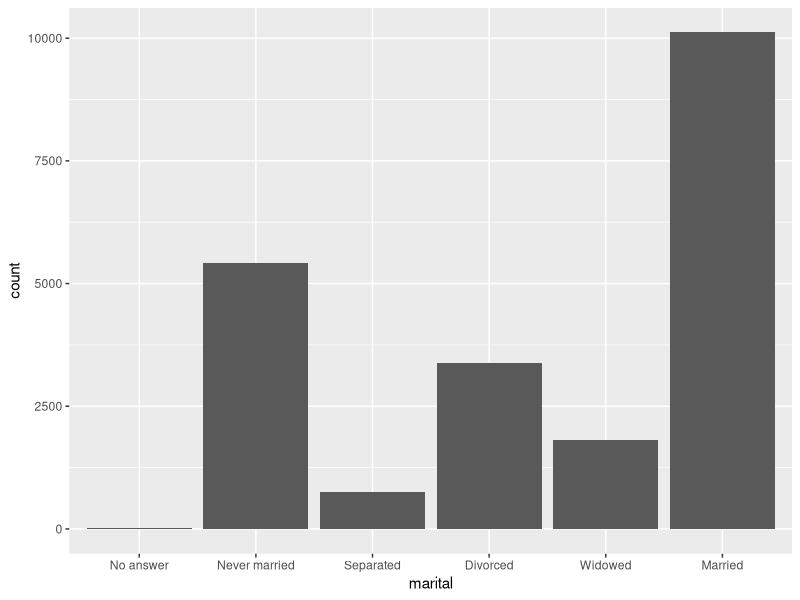
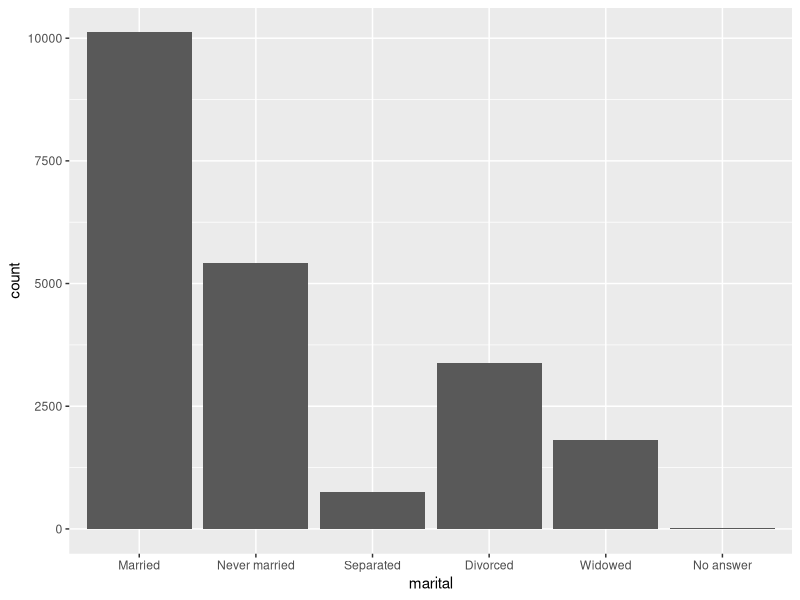
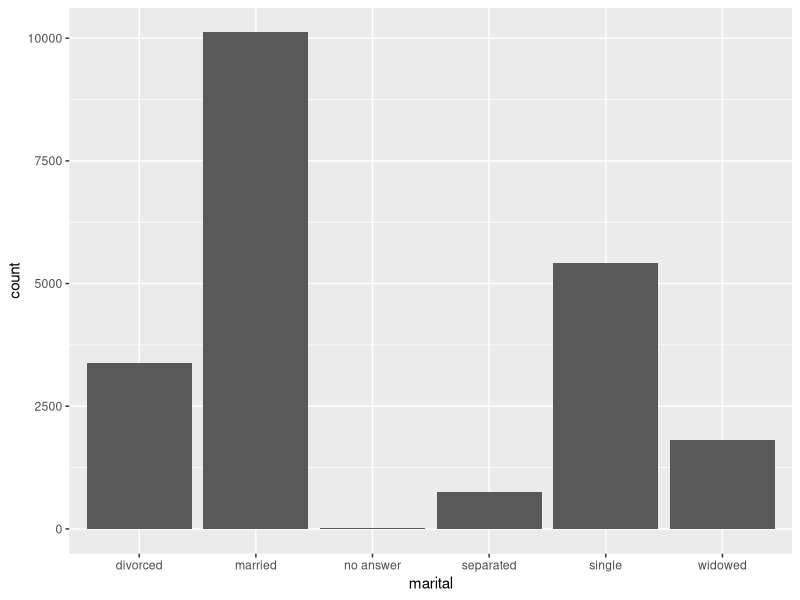
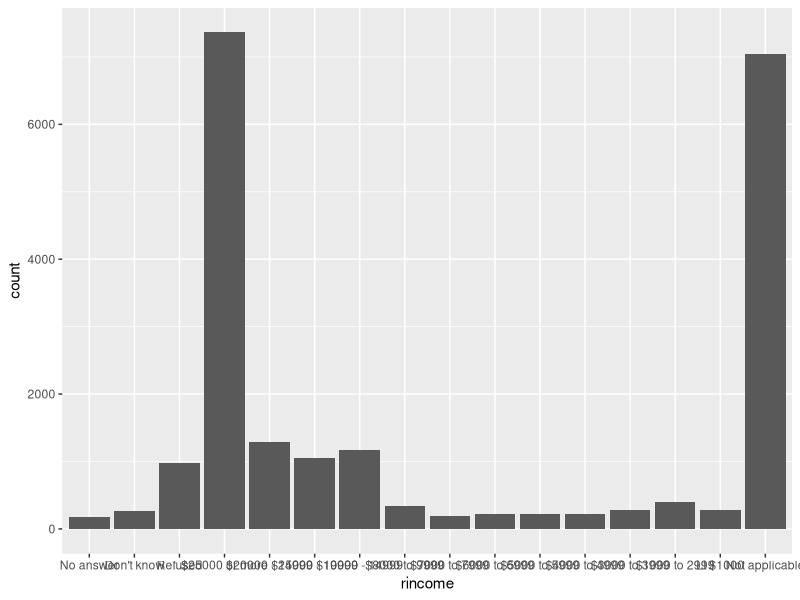
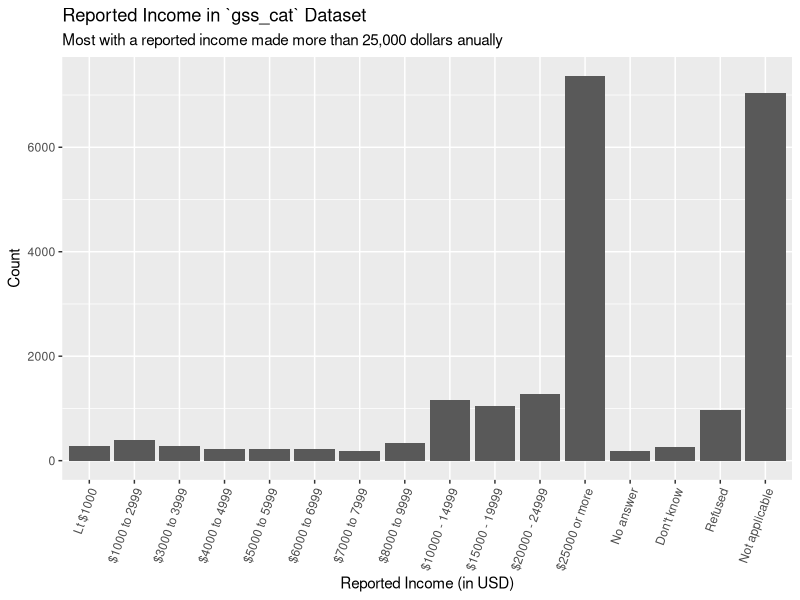
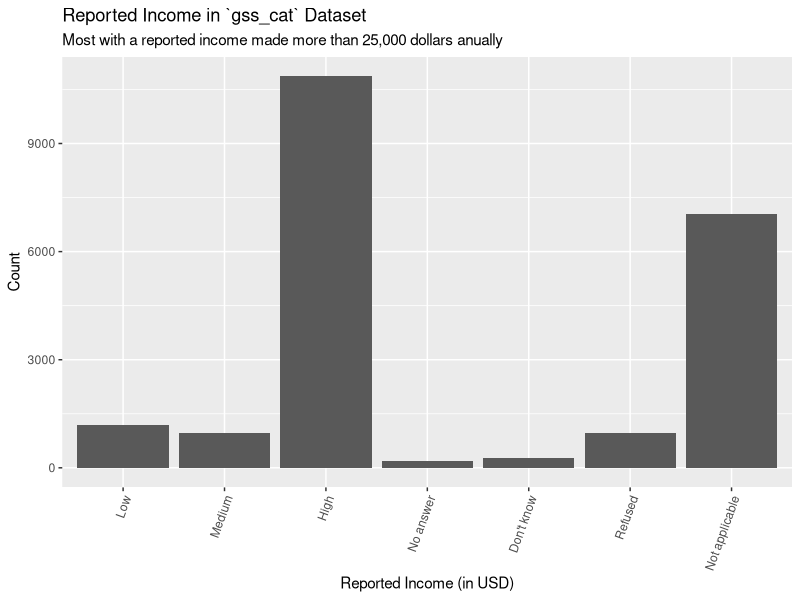

Here is the R script that generated these plots, in order:
# L07 - strings ----
# Stat 301-1

## load packages ----

library(tidyverse)
library(forcats)

## notes ----
mpg |> 
  mutate(
    manufacturer = factor(manufacturer),
    cyl = factor(cyl, 
                 levels = c(8, 6, 5, 4), 
                 labels = c("Very High", "High", "Low", "Very Low"),
                 ordered = TRUE) |> fct_rev()
    ) |> 
  count(cyl)

### Exercises ----

### Exercise 1 ----

gss_clean <- gss_cat |> 
  mutate(
    marital = factor(marital,
                     levels = c("Married", "Never married", "Separated", 
                                "Divorced", "Widowed", "No answer"))
  )

gss_cat |> 
  ggplot(aes(x = marital)) +
  geom_bar()

gss_clean |> 
  ggplot(aes(x = marital)) +
  geom_bar()

### Exercise 2----

# Prove this was successful by making a simple bar chart.

gss_clean |> 
  mutate(
    marital = recode(marital, "Never married" = "single"),
    marital = tolower(marital)) |> 
  ggplot(aes(x = marital)) +
  geom_bar()


### Exercise 3----

gss_clean <- gss_clean |> 
  mutate(
    race = factor(race, levels = c("Not applicable",
                           "Black",
                           "White",
                           "Hispanic",
                           "Asian",
                           "American Indian")
    )
  )

levels(gss_clean$race)

### Exercise 4----

ex_04 <- c("a", "b", "c", "d")
  

ex_04 <- factor(ex_04, levels = c("a", "b", "cd", "d")) 

levels(ex_04)

ex_04

# see qmd for explanation

### Exercise 5----

# Create a bar chart to explore the distribution of `rincome` (reported income). 
# What makes the default bar chart hard to understand? Improve the bar chart.

gss_clean |> 
  ggplot(aes(x = rincome)) +
  geom_bar()

# there are levels like "no answer" and "Don't know" and "Not Applicable"
# in the same section as numerical values for income. 

rincome_reordered <- c("Lt $1000", "$1000 to 2999", "$3000 to 3999", "$4000 to 4999",
                       "$5000 to 5999", "$6000 to 6999", "$7000 to 7999", "$8000 to 9999",
                       "$10000 - 14999", "$15000 - 19999", "$20000 - 24999", "$25000 or more",
                       "No answer", "Don't know", "Refused", "Not applicable")

gss_clean |> 
  mutate(
    rincome = factor(rincome, 
                     levels = rincome_reordered)
  ) |> 
  ggplot(aes(x = ordered(rincome))) +
  geom_bar() +
  theme(axis.text.x = element_text(angle = 70, hjust = 1)) +
  labs(
    title = "Reported Income in `gss_cat` Dataset",
    subtitle = "Most with a reported income made more than 25,000 dollars anually",
    x = "Reported Income (in USD)",
    y = "Count"
  )


### Exercise 6----
# The variable `year` is currently coded as an integer. Demonstrate how to convert this variable to a `factor`.

gss_clean$year <- as.integer(gss_clean$year)

is.integer(gss_clean$year)


### Exercise 7----

rincome_collapsed <- c("Low", "Low", "Low", "Low",
                       "Medium", "Medium", "Medium", "Medium",
                       "High", "High", "High", "High",
                       "No answer", "Don't know", "Refused", "Not applicable")

gss_clean |> 
  mutate(
    rincome = factor(rincome, 
      levels = c("Lt $1000", "$1000 to 2999", "$3000 to 3999", "$4000 to 4999",
                  "$5000 to 5999", "$6000 to 6999", "$7000 to 7999", "$8000 to 9999",
                  "$10000 - 14999", "$15000 - 19999", "$20000 - 24999", "$25000 or more",
                  "No answer", "Don't know", "Refused", "Not applicable"),
      labels = rincome_collapsed
    )
  ) |> 
ggplot(aes(x = ordered(rincome))) +
  geom_bar() +
  theme(axis.text.x = element_text(angle = 70, hjust = 1)) +
  labs(
    title = "Reported Income in `gss_cat` Dataset",
    subtitle = "Most with a reported income made more than 25,000 dollars anually",
    x = "Reported Income (in USD)",
    y = "Count"
  )


